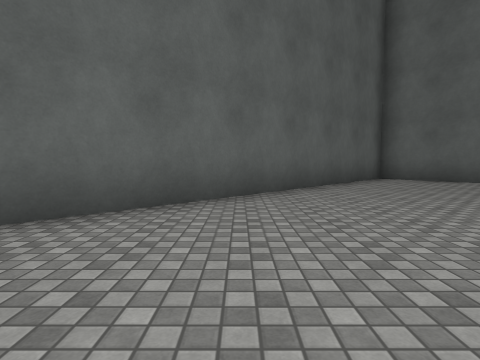
View 1 (above)

17 first-person views from a walk through a 3-D level made in the Unity game engine. The camera is 1.2 m above the floor, tilts 4° down and sees 80° across. The floor is counted in squares, 2 m on a side. Each view is taken from the middle of a square. On the plan, view 1 faces up. The plan holds only what a view shows up to about 9 squares ahead; the rest is blank. The place goes on beyond the plan. The player character is not drawn. Surface patterns are stand-ins for the level's own textures.

View 2
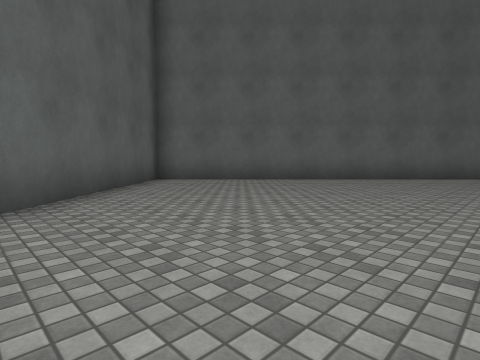

View 3
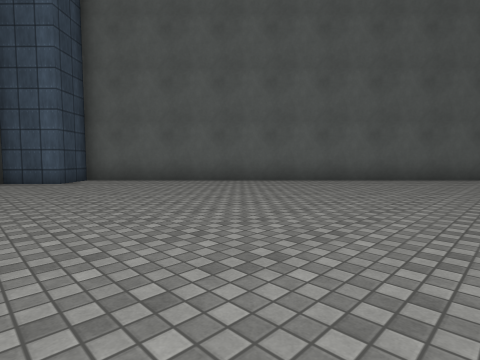

View 4
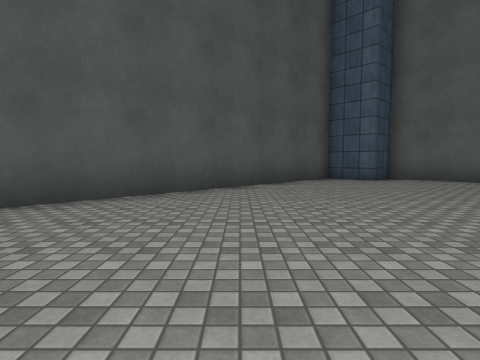

View 5
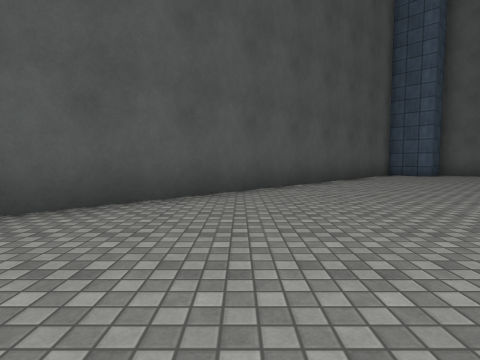

View 6
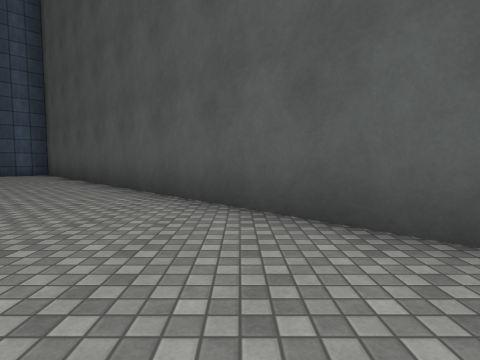

View 7
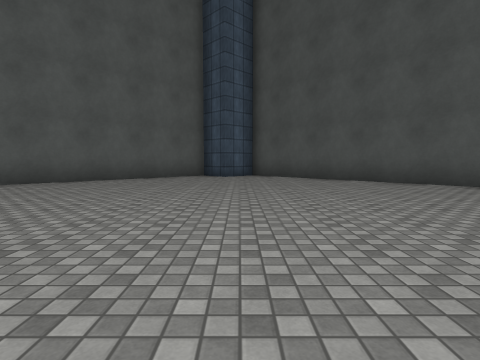

View 8
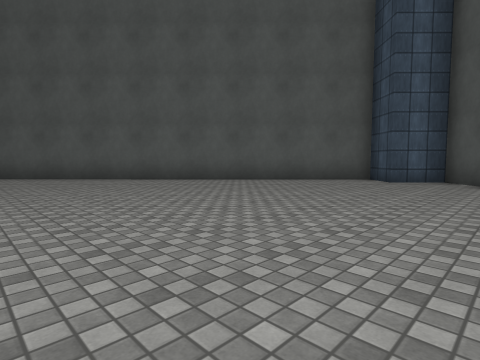

View 9
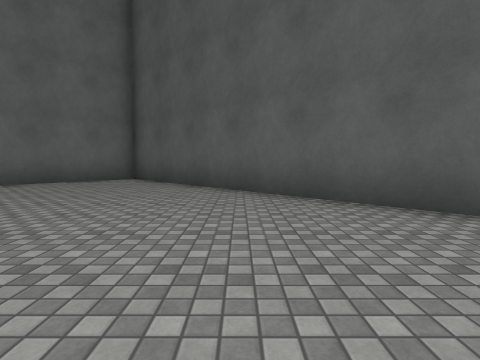

View 10
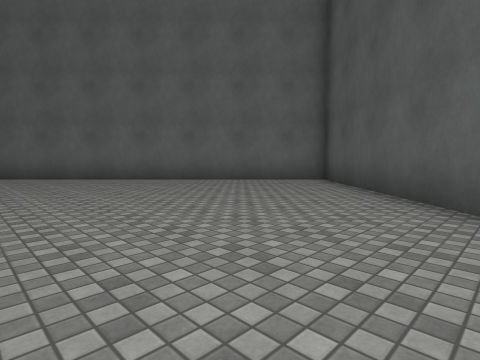

View 11
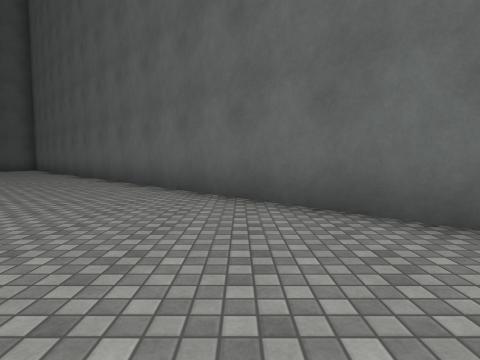

View 12
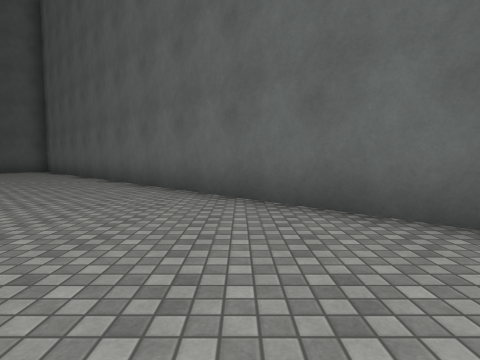

View 13
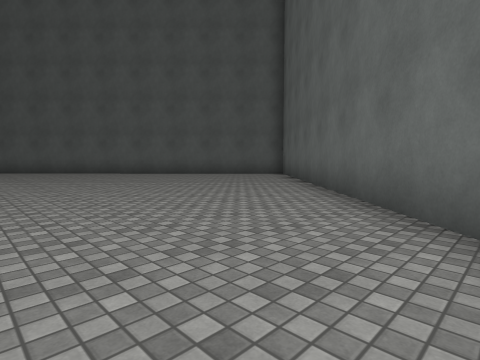

View 14
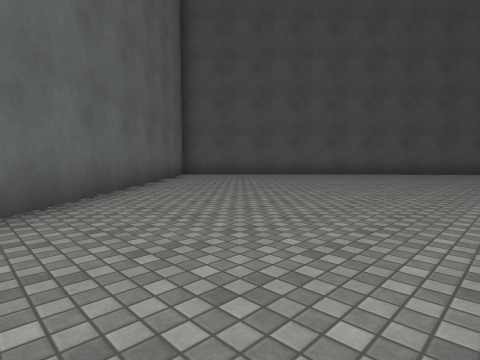

View 15
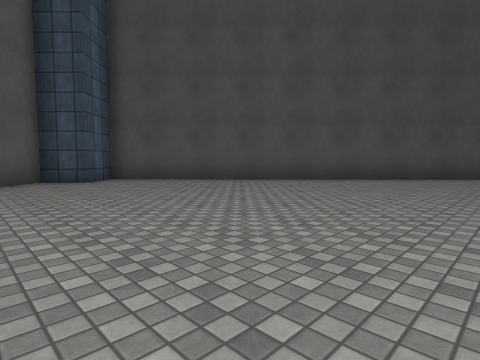

View 16
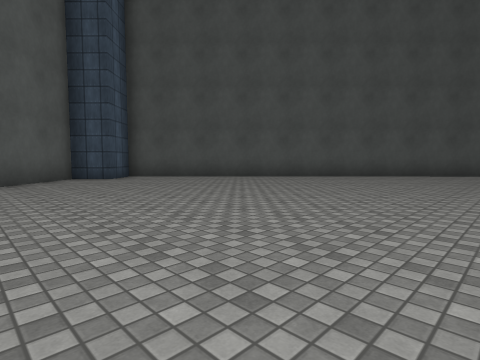

View 17
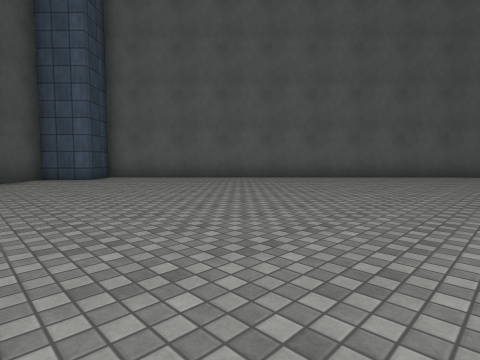

### Floor plan
Points are (right, up) in squares from view 1. A wall is a line through its corners. A room is listed if a view was taken in it or the views show most of it. See-through windows are left out.
Room 1 (views 1, 2, 3, 4, 5, 6, 7, 8, 9, 10, 11, 12, 13, 14, 15, 16, 17)
walls: (9.5, -19.2) (10.4, -20.1) (22, -8.7) (4.5, 9.2) (-7.1, -2.2) (-6.3, -3.1) (-7.3, -4.1) (8.5, -20.2) (9.5, -19.2)

Where each view was taken, in squares from view 1:
view 1: 0 up, 0 right, facing up
view 2: 1 up, 0 right, facing up-right
view 3: 5 down, 2 right, facing up-left
view 4: 7 down, 2 right, facing left
view 5: 10 down, 4 right, facing left
view 6: 9 down, 1 right, facing down
view 7: 9 down, 9 right, facing down
view 8: 11 down, 7 right, facing down-right
view 9: 12 down, 13 right, facing right
view 10: 13 down, 14 right, facing up-right
view 11: 7 down, 16 right, facing up
view 12: 5 down, 14 right, facing up
view 13: 1 down, 12 right, facing up-left
view 14: 2 down, 12 right, facing down-right
view 15: 11 down, 12 right, facing down-left
view 16: 10 down, 13 right, facing down-left
view 17: 6 down, 3 right, facing up-left
